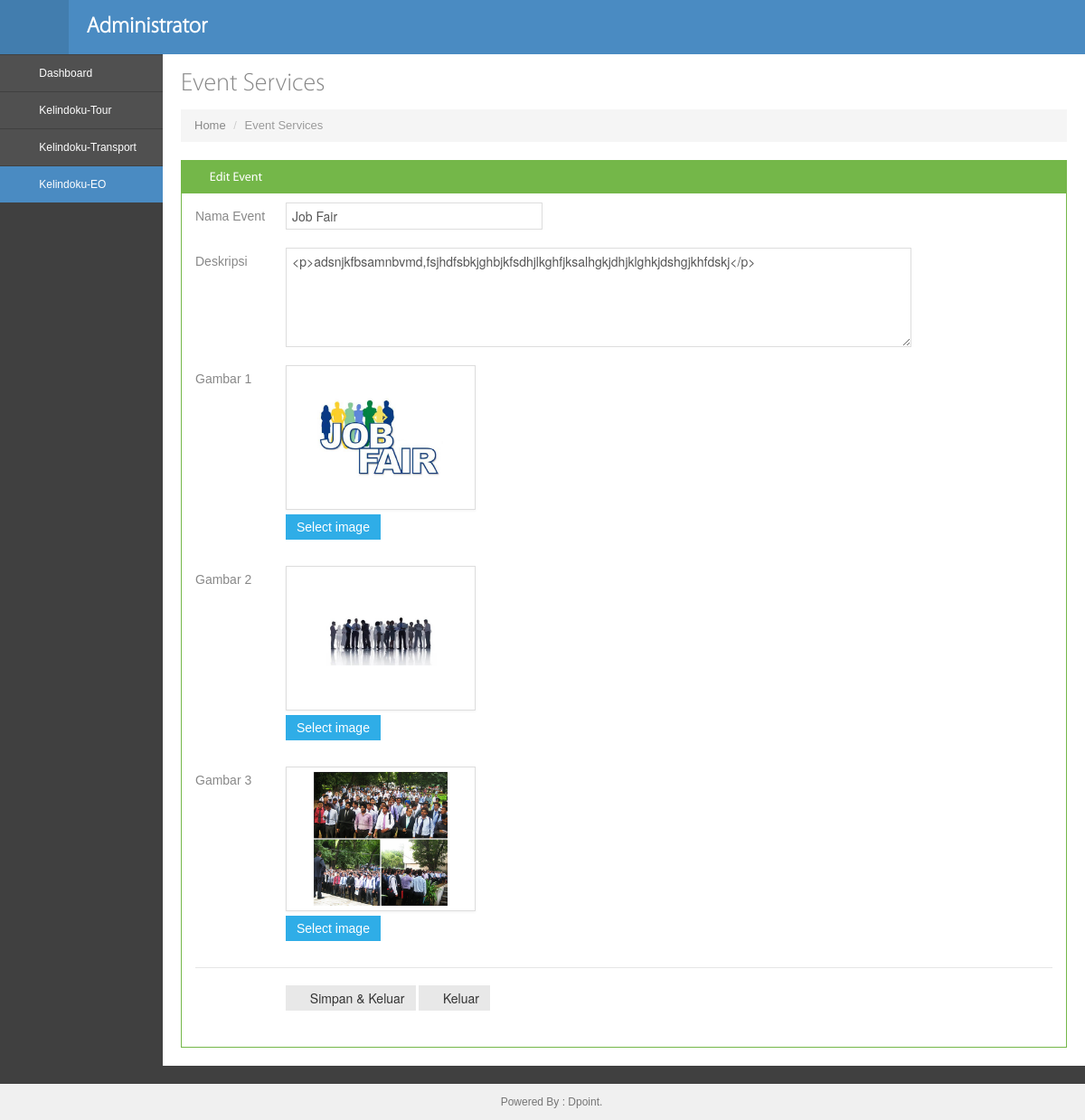
The app's page /administrator/edit_posting/edit_event.php?id=11 (signed in) with its own data.
### tables this page shows
CREATE TABLE `service` (
  `id` int(11) NOT NULL,
  `nama` varchar(30) NOT NULL,
  `detail` text NOT NULL,
  `gambar1` varchar(50) NOT NULL,
  `gambar2` varchar(50) NOT NULL,
  `gambar3` varchar(50) NOT NULL
);

### administrator/edit_posting/edit_event.php (the view, shortened to what this page needs)
<!DOCTYPE html>
<?php
include '../aksi_admin/session.php';
?>
<head>
<link href=../assets/bootstrap/css/bootstrap.min.css rel=stylesheet />
<link href=../assets/bootstrap/css/bootstrap-responsive.min.css rel=stylesheet />
<link href=../assets/bootstrap/css/bootstrap-fileupload.css rel=stylesheet />
<link href=../assets/font-awesome/css/font-awesome.css rel=stylesheet />
<link href=../css/style.css rel=stylesheet />
<link href=../css/style-responsive.css rel=stylesheet />
<link href=../css/style-default.css rel=stylesheet id=style_color />
<link rel=stylesheet href=../assets/css/bootstrap-fileupload.min.css />
</head>
<body class=fixed-top>
<div id=header class="navbar navbar-inverse navbar-fixed-top">
<div class=navbar-inner>
<div class=container-fluid>
<div class="sidebar-toggle-box hidden-phone">
<div class=icon-reorder></div>
</div>
<a class=brand href=../dashboard.php>
<h3 class=sub-menu>Administrator</h3>
</a>
<div class=top-nav>
<ul class="nav pull-right top-menu">
<li class="dropdown mtop5">
<a class="dropdown-toggle element" data-placement=bottom data-toggle=tooltip href=../aksi_logout.php data-original-title=Keluar>
<i class=icon-off></i>
</a>
</li>
</ul>
</div>
</div>
</div>
</div>
<div id=container class=row-fluid>
<div class=sidebar-scroll>
<div id=sidebar class="nav-collapse collapse">
<ul class=sidebar-menu>
<li class=sub-menu>
<a class href=../dashboard.php>
<i class=icon-dashboard></i>
<span>Dashboard</span>
</a>
</li>
<li class=sub-menu>
<a href=../article.php class>
<i class=icon-book></i>
<span>Kelindoku-Tour</span>
</a>
</li>
<li class=sub-menu>
<a href=../mobil.php class>
<i class=icon-plane></i>
<span>Kelindoku-Transport</span>
</a>
</li>
<li class="sub-menu active">
<a href=../eo.php class>
<i class=icon-camera></i>
<span>Kelindoku-EO</span>
</a>
</li>
</ul>
</div>
</div>
<div id=main-content>
<div class=container-fluid>
<div class=row-fluid>
<div class=span12>
<h3 class=page-title>
Event Services
</h3>
<ul class=breadcrumb>
<li>
<a href=../dashboard.php>Home</a>
<span class=divider>/</span>
</li>
<li class=active>
Event Services
</li>
</ul>
</div>
</div>
<?php
        $id = $_GET['id'];
        $sql = mysqli_query($connection, "SELECT * FROM service where id='$id'") or die(mysqli_error());
        $data = mysqli_fetch_array($sql);
        ?>
<div class=row-fluid>
<div class=span12>
<div class="widget green">
<div class=widget-title>
<h4><i class=icon-reorder></i> Edit Event</h4>
<span class=tools>
<a href=javascript: class=icon-chevron-down></a>
</span>
</div>
<div class=widget-body>
<form name=edit_event action=../aksi_admin/aksi_edit_event.php class=form-horizontal method=POST enctype=multipart/form-data>
<div class=control-group>
<label class=control-label>Nama Event</label>
<div class=controls>
<input type=text placeholder="Masukan nama event" class=input-xlarge name=nama value="<?php echo $data['nama'] ?>" required/>
</div>
</div>
<div class=control-group>
<label class=control-label>Deskripsi</label>
<div class=controls>
<div id=div-1 class="body collapse in">
<textarea cols=60 rows=5 id=posting name=detail required/><?php echo $data['detail'] ?></textarea>
</div>
</div>
</div>
<div class=control-group>
<label class=control-label>Gambar 1</label>
<div class=controls>
<div class="fileupload fileupload-new" data-provides=fileupload>
<div class="fileupload-new thumbnail" style=width:200px;height:150px><img src=../gambar/Event/<?php echo $data['gambar1'] ?> alt /></div>
<div>
<span class="btn btn-file btn-primary">
<span class=fileupload-new>Select image</span>
</span>
</div>
</div>
</div>
</div>
<div class=control-group>
<label class=control-label>Gambar 2</label>
<div class=controls>
<div class="fileupload fileupload-new" data-provides=fileupload>
<div class="fileupload-new thumbnail" style=width:200px;height:150px><img src=../gambar/Event/<?php echo $data['gambar2'] ?> alt /></div>
<div>
<span class="btn btn-file btn-primary">
<span class=fileupload-new>Select image</span>
</span>
</div>
</div>
</div>
</div>
<div class=control-group>
<label class=control-label>Gambar 3</label>
<div class=controls>
<div class="fileupload fileupload-new" data-provides=fileupload>
<div class="fileupload-new thumbnail" style=width:200px;height:150px><img src=../gambar/Event/<?php echo $data['gambar3'] ?> alt /></div>
<div>
<span class="btn btn-file btn-primary">
<span class=fileupload-new>Select image</span>
</span>
</div>
</div>
</div>
</div>
<div class=form-actions>
<button type=submit name=simpandankeluar class="btn blue"><i class=icon-ok></i> Simpan &amp; Keluar</button>
<a href=../eo.php><button type=button class=btn><i class=icon-remove></i> Keluar</button></a>
</div>
</form>
</div>
</div>
</div>
</div>
</div>
</div>
</div>
<div id=footer>
Powered By : Dpoint.
</div>
</body>
</html>

### administrator/css/style-responsive.css (style rules this page uses)
@media (min-width: 980px) { #sidebar { position: absolute; width: 180px; } }
@media (min-width: 980px) { #sidebar ul { margin-top:1px !important; width: 100%; } }
@media (min-width: 980px) { #main-content { margin-top: 0px !important; } }
@media (min-width: 980px) { .fixed-top #main-content { margin-top: 20px; } }

### administrator/css/style-default.css (style rules this page uses)
body { color: #888888; }
a, a:hover { text-shadow: none !important; color: #4a8bc2; }
#header.navbar-inverse .navbar-inner { background-color: #4a8bc2; background-image: -moz-linear-gradient(top, #4a8bc2, #4a8bc2); background-image: -webkit-gradient(linear, 0 0, 0 100%, from(#4a8bc2), to(#4a8bc2)); background-image: -webkit-linear-gradient(top, #4a8bc2, #4a8bc2); background-image: -o-linear-gradient(top, #4a8bc2, #4a8bc2); background-image: linear-gradient(to bottom, #4a8bc2, #4a8bc2); background-repeat: repeat-x; border-color: #4a8bc2; color: #fff; filter: progid:DXImageTransform.Microsoft.gradient(startColorstr='#ff4a8bc2', endColorstr='#ff4a8bc2', GradientType=0); }
.sidebar-toggle-box { background: #427dae; color: #fff; }
#sidebar > ul > li > a { color: #fff !important; }
#sidebar > ul > li a i { color: #fff !important; display: inline-block; }
#sidebar > ul > li.active > a, #sidebar > ul > li >a:hover, #sidebar > ul > li:hover>a { background: #4a8bc2; }
textarea { width: 80%; }

### records on screen
service: nama "Job Fair", detail "<p>adsnjkfbsamnbvmd,fsjhdfsbkjghbjkfsdhjlkghfjksalhgkjdhjklghkjdshgjkhfdskj</p>", gambar1 (picture), gambar2 (picture), gambar3 (picture)
